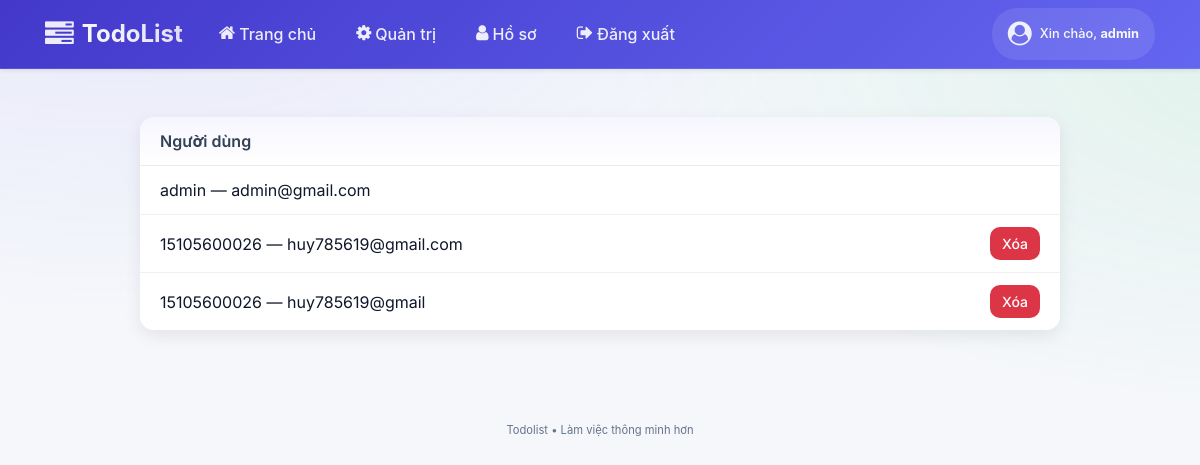
/admin (signed in), run on an earlier commit of the app's database.
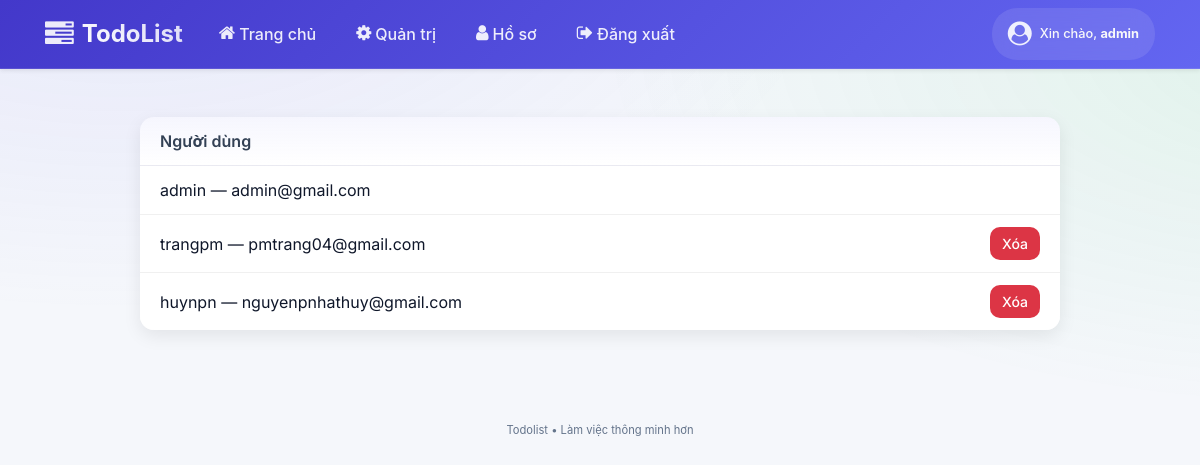
And on a later commit of the database.
### todolist/models.py (models this page shows, shortened)
class User(db.Model, UserMixin):
    id = db.Column(db.Integer, primary_key=True)
    email = db.Column(db.String(150), unique=True)
    password = db.Column(db.String(150))
    user_name = db.Column(db.String(150))
    is_admin = db.Column(db.Boolean, default=False)
    tasks = db.relationship("Task", cascade="all, delete-orphan", lazy=True)

### todolist/admin.py (the view)
@admin.route("/admin")
@login_required
def dashboard():
    _require_admin()
    users = User.query.order_by(User.id.asc()).all()
    return render_template("admin/index.html", user=current_user, users=users)

### todolist/admin.py (called while the page is built)
def _require_admin():
    if not current_user.is_authenticated or not getattr(current_user, "is_admin", False):
        abort(403)

### todolist/templates/admin/index.html (shortened to what this page needs)
{% extends "base.html" %}
{% block content %}
<div class="row">
  <div class="col-lg-10 mx-auto">
    <div class="card">
      <div class="card-header d-flex justify-content-between align-items-center">
        <span>Người dùng</span>
      </div>
      <ul class="list-group list-group-flush">
        {% for u in users %}
        <li class="list-group-item d-flex justify-content-between align-items-center">
          <span>{{ u.user_name }} — {{ u.email }} {% if u.is_admin %}<span class="badge badge-info">Admin</span>{% endif %}</span>
          <div>
            {% if not u.is_admin %}
            <button class="btn btn-sm btn-danger" onclick="deleteUser({{ u.id }})">Xóa</button>
            {% endif %}
          </div>
        </li>
        {% endfor %}
      </ul>
    </div>
  </div>
</div>
{% endblock %}

### todolist/templates/base.html (shortened to what this page needs)
<!DOCTYPE html>
<html lang="en">
<head>
    <link rel="stylesheet" href="https://stackpath.bootstrapcdn.com/bootstrap/4.4.1/css/bootstrap.min.css"
 />
    <link rel="stylesheet" href="https://stackpath.bootstrapcdn.com/font-awesome/4.7.0/css/font-awesome.min.css"
 />
    <link rel="stylesheet" href="{{ url_for('static', filename='styles.css') }}" />
</head>
<body>
    <nav class="navbar navbar-expand-lg navbar-dark shadow-sm">
        <div class="container">
            <a class="navbar-brand d-flex align-items-center" href="/">
                <i class="fa fa-tasks mr-2"></i>
                <span class="brand-text">TodoList</span>
            </a>
            <div class="collapse navbar-collapse" id="navbar">
                <div class="navbar-nav mr-auto">
                    {% if user.is_authenticated %}
                        <a class="nav-item nav-link" id="home" href="/home">
                            <i class="fa fa-home mr-1"></i>
                            <span>Trang chủ</span>
                        </a>
                        {% if user.is_admin %}
                        <a class="nav-item nav-link" id="admin" href="/admin">
                            <i class="fa fa-cog mr-1"></i>
                            <span>Quản trị</span>
                        </a>
                        {% endif %}
                        <a class="nav-item nav-link" id="profile" href="/profile">
                            <i class="fa fa-user mr-1"></i>
                            <span>Hồ sơ</span>
                        </a>
                        <a class="nav-item nav-link" id="logout" href="/logout">
                            <i class="fa fa-sign-out mr-1"></i>
                            <span>Đăng xuất</span>
                        </a>
                    {% endif %}
                </div>
                {% if user.is_authenticated %}
                <div class="navbar-user-info">
                    <div class="user-avatar">
                        <i class="fa fa-user-circle"></i>
                    </div>
                    <span class="navbar-text text-light small ml-2">
                        Xin chào, <strong>{{ user.user_name }}</strong>
                    </span>
                </div>
                {% endif %}
            </div>
        </div>
    </nav>
    <div class = "container py-5" style="font-family: 'Inter', system-ui, -apple-system, Segoe UI, Roboto, Helvetica, Arial, 'Apple Color Emoji', 'Segoe UI Emoji';">
        {% block content %}
        {% endblock %}
    </div>
    <div class="container py-4">
        <div class="footer text-center py-3">
            <span class="small">Todolist • Làm việc thông minh hơn</span>
        </div>
    </div>
</body>
</html>

What changed in the data, as far as the page shows it:
changed User: user_name "15105600026" → "trangpm"; email "huy785619@gmail.com" → "pmtrang04@gmail.com"
changed User: user_name "15105600026" → "huynpn"; email "huy785619@gmail" → "nguyenpnhathuy@gmail.com"
